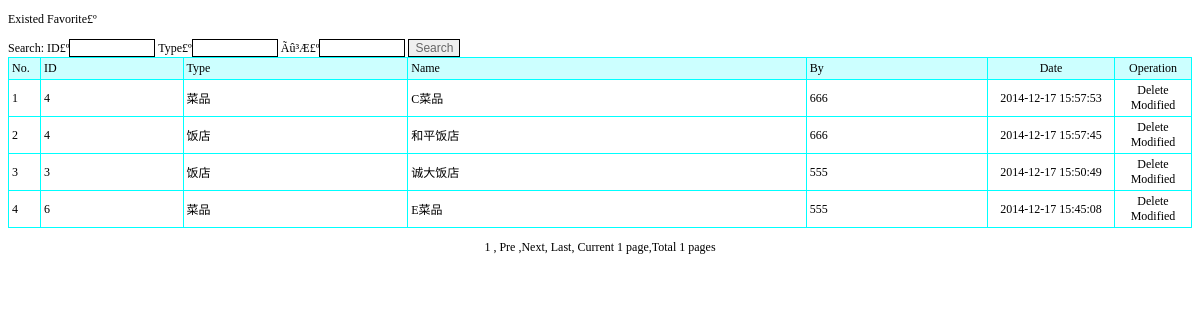
Page /shoucangjilu_list.php on the committed database.
### tables this page shows
CREATE TABLE `shoucangjilu` (
  `id` int(11) NOT NULL AUTO_INCREMENT,
  `IDhao` varchar(50) DEFAULT NULL,
  `leibie` varchar(50) DEFAULT NULL,
  `mingcheng` varchar(300) DEFAULT NULL,
  `shoucangren` varchar(50) DEFAULT NULL,
  `addtime` timestamp NOT NULL DEFAULT CURRENT_TIMESTAMP,
  PRIMARY KEY (`id`)
);

### shoucangjilu_list.php (the view, shortened to what this page needs)
<!DOCTYPE html PUBLIC "-//W3C//DTD XHTML 1.0 Transitional//EN" "http://www.w3.org/TR/xhtml1/DTD/xhtml1-transitional.dtd">
<html xmlns="http://www.w3.org/1999/xhtml">
<head>
<title>Favorite</title><script language="javascript" src="js/Calendar.js"></script><link rel="stylesheet" href="css.css" type="text/css">
</head>
<body>
<p>Existed Favorite£º</p>
<form id="form1" name="form1" method="post" action="">
  Search: ID£º<input name="IDhao" type="text" id="IDhao" style='border:solid 1px #000000; color:#666666;width:80px' /> Type£º<input name="leibie" type="text" id="leibie" style='border:solid 1px #000000; color:#666666;width:80px' /> Ãû³Æ£º<input name="mingcheng" type="text" id="mingcheng" style='border:solid 1px #000000; color:#666666;width:80px' />
  <input type="submit" name="Submit" value="Search" style='border:solid 1px #000000; color:#666666' />
</form>
<table width="100%" border="1" align="center" cellpadding="3" cellspacing="1" bordercolor="#00FFFF" style="border-collapse:collapse">
  <tr>
    <td width="25" bgcolor="#CCFFFF">No.</td>
    <td bgcolor='#CCFFFF'>ID</td><td bgcolor='#CCFFFF'>Type</td><td bgcolor='#CCFFFF'>Name</td><td bgcolor='#CCFFFF'>By</td>
    <td width="120" align="center" bgcolor="#CCFFFF">Date</td>
    <td width="70" align="center" bgcolor="#CCFFFF">Operation</td>
  </tr>
  <?php
    $sql="select * from shoucangjilu where 1=1";
  $sql=$sql." order by id desc";
$query=mysql_query($sql);
  $rowscount=mysql_num_rows($query);
  if($rowscount==0)
  {}
  else
  {
  $pagelarge=10;
  $pagecurrent=$_GET["pagecurrent"];
  if($rowscount%$pagelarge==0)
  {
		$pagecount=$rowscount/$pagelarge;
  }
  else
  {
   		$pagecount=intval($rowscount/$pagelarge)+1;
  }
  if($pagecurrent=="" || $pagecurrent<=0)
{
	$pagecurrent=1;
}
		$ddddd=$pagecurrent*$pagelarge;
	if($pagecurrent==$pagecount)
	{
		if($rowscount%$pagelarge==0)
		{
		$ddddd=$pagecurrent*$pagelarge;
		}
		else
		{
		$ddddd=$pagecurrent*$pagelarge-$pagelarge+$rowscount%$pagelarge;
		}
	}
	for($i=$pagecurrent*$pagelarge-$pagelarge;$i<$ddddd;$i++)
{
  ?>
  <tr>
    <td width="25"><?php echo $i+1;?></td>
    <td><?php echo mysql_result($query,$i,IDhao);?></td><td><?php echo mysql_result($query,$i,leibie);?></td><td><?php echo mysql_result($query,$i,mingcheng);?></td><td><?php echo mysql_result($query,$i,shoucangren);?></td>
    <td width="120" align="center"><?php echo mysql_result($query,$i,"addtime");?></td>
    <td width="70" align="center"><a href="del.php?id=<?php echo mysql_result($query,$i,"id");?>&tablename=shoucangjilu" onclick="return confirm('Delete£¿')">Delete</a> <a href="shoucangjilu_updt.php?id=<?php echo mysql_result($query,$i,"id");?>">Modified</a></td>
  </tr>
  	<?php
	}
}
?>
</table>
<p align="center"><a href="shoucangjilu_list.php?pagecurrent=1">1 </a>, <a href="shoucangjilu_list.php?pagecurrent=<?php echo $pagecurrent-1;?>">Pre</a> ,<a href="shoucangjilu_list.php?pagecurrent=<?php echo $pagecurrent+1;?>">Next</a>, <a href="shoucangjilu_list.php?pagecurrent=<?php echo $pagecount;?>">Last</a>, Current <?php echo $pagecurrent;?> page,Total <?php echo $pagecount;?> pages </p>
<p>&nbsp; </p>
</body>
</html>

### css.css (style rules this page uses)
BODY { FONT-SIZE: 12px }
P { FONT-SIZE: 12px }
TD { FONT-SIZE: 12px }
INPUT { FONT-SIZE: 12px }
A:link { FONT-SIZE: 12px; COLOR: #000000; TEXT-DECORATION: none }

### rows in the picture
shoucangjilu: IDhao "4", leibie "菜品", mingcheng "C菜品", shoucangren "666", addtime "2014-12-17 15:57:53"
shoucangjilu: IDhao "4", leibie "饭店", mingcheng "和平饭店", shoucangren "666", addtime "2014-12-17 15:57:45"
shoucangjilu: IDhao "3", leibie "饭店", mingcheng "诚大饭店", shoucangren "555", addtime "2014-12-17 15:50:49"
shoucangjilu: IDhao "6", leibie "菜品", mingcheng "E菜品", shoucangren "555", addtime "2014-12-17 15:45:08"

### other values in the picture
$pagecurrent "1"
$pagecount "1"
